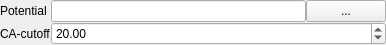
<?xml version="1.0" encoding="UTF-8"?>
<ui version="4.0">
 <class>Form</class>
 <widget class="QWidget" name="Form">
  <property name="geometry">
   <rect>
    <x>0</x>
    <y>0</y>
    <width>386</width>
    <height>43</height>
   </rect>
  </property>
  <property name="windowTitle">
   <string>Form</string>
  </property>
  <layout class="QGridLayout" name="gridLayout">
   <property name="margin">
    <number>0</number>
   </property>
   <property name="spacing">
    <number>0</number>
   </property>
   <item row="0" column="0">
    <widget class="QLabel" name="label">
     <property name="text">
      <string>Potential</string>
     </property>
    </widget>
   </item>
   <item row="1" column="1" colspan="2">
    <widget class="QDoubleSpinBox" name="doubleSpinBox">
     <property name="sizePolicy">
      <sizepolicy hsizetype="Minimum" vsizetype="Fixed">
       <horstretch>0</horstretch>
       <verstretch>0</verstretch>
      </sizepolicy>
     </property>
     <property name="minimum">
      <double>10.000000000000000</double>
     </property>
     <property name="maximum">
      <double>27.000000000000000</double>
     </property>
     <property name="singleStep">
      <double>0.500000000000000</double>
     </property>
     <property name="value">
      <double>20.000000000000000</double>
     </property>
    </widget>
   </item>
   <item row="0" column="1">
    <widget class="QLineEdit" name="lineEdit">
     <property name="readOnly">
      <bool>true</bool>
     </property>
    </widget>
   </item>
   <item row="1" column="0">
    <widget class="QLabel" name="label_3">
     <property name="text">
      <string>CA-cutoff</string>
     </property>
    </widget>
   </item>
   <item row="0" column="2">
    <widget class="QPushButton" name="toolButton">
     <property name="text">
      <string>...</string>
     </property>
    </widget>
   </item>
  </layout>
  <action name="actionOpen_potential_file">
   <property name="text">
    <string>Open potential file</string>
   </property>
  </action>
 </widget>
 <resources/>
 <connections>
  <connection>
   <sender>toolButton</sender>
   <signal>clicked()</signal>
   <receiver>actionOpen_potential_file</receiver>
   <slot>trigger()</slot>
   <hints>
    <hint type="sourcelabel">
     <x>298</x>
     <y>11</y>
    </hint>
    <hint type="destinationlabel">
     <x>-1</x>
     <y>-1</y>
    </hint>
   </hints>
  </connection>
 </connections>
</ui>
